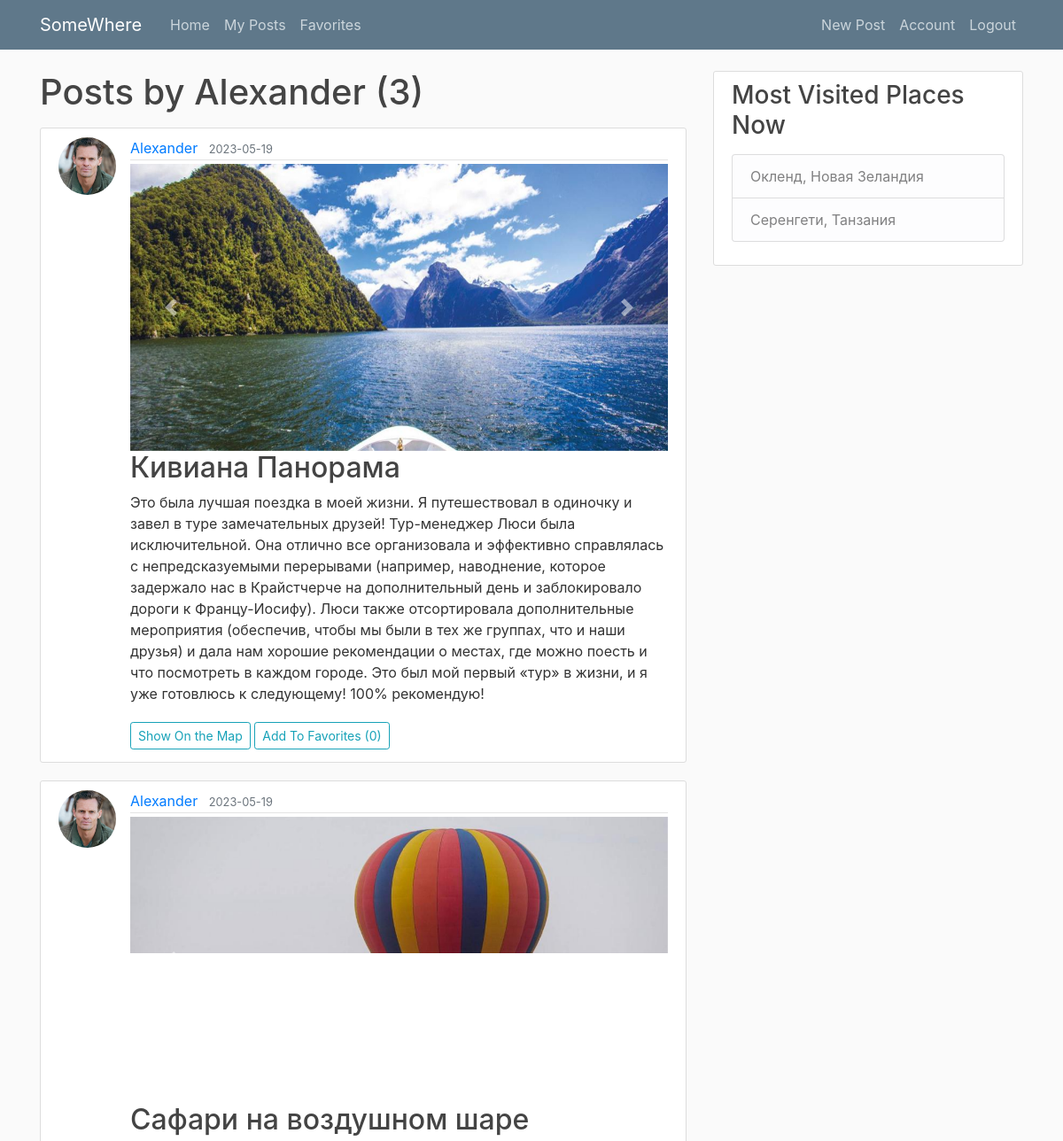
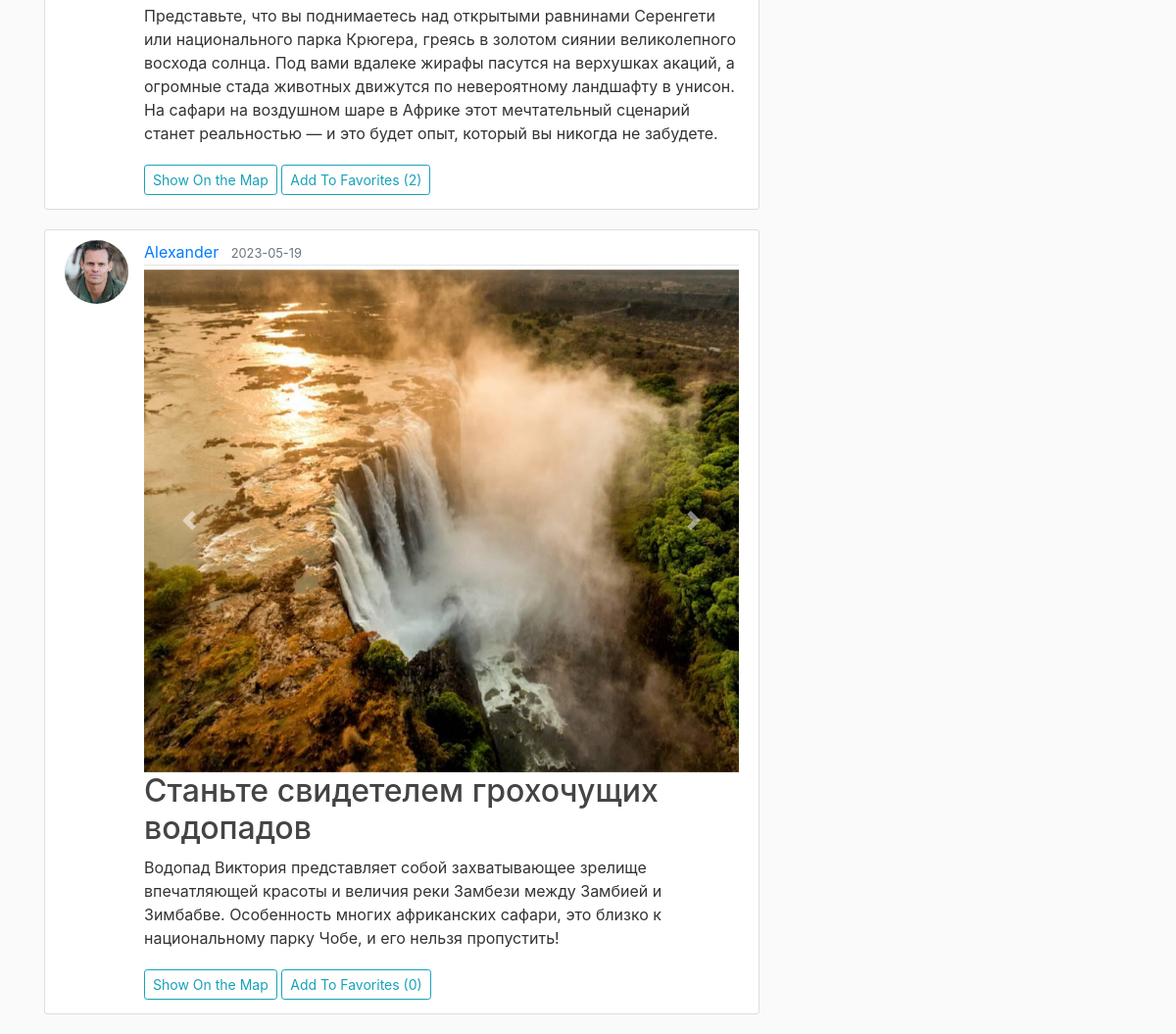
Screenshot of /user/Alexander (signed in) with the database file from the repository (2 pictures, top to bottom).
### blog/models.py (models this page shows, shortened)
class User(db.Model, UserMixin):
    id = db.Column(db.Integer, primary_key=True)
    username = db.Column(db.String(20), unique=True, nullable=False)
    email = db.Column(db.String(120), unique=True, nullable=False)
    image_file = db.Column(db.String(20), nullable=False, default='default.jpg')
    password = db.Column(db.String(60), nullable=False)
    posts = db.relationship('Post', backref='author', lazy=True)

class Post(db.Model):
    id = db.Column(db.Integer, primary_key=True)
    title = db.Column(db.String(100), nullable=False)
    date_posted = db.Column(db.DateTime, nullable=False, default=datetime.utcnow)
    content = db.Column(db.Text, nullable=False)
    user_id = db.Column(db.Integer, db.ForeignKey('user.id'), nullable=False)
    picture_1 = db.Column(db.String(20), nullable=True)
    picture_2 = db.Column(db.String(20), nullable=True)
    picture_3 = db.Column(db.String(20), nullable=True)
    place = db.Column(db.String(100), nullable=True)
    long = db.Column(db.String(20), nullable=True)
    lat = db.Column(db.String(20), nullable=True)
    fav = db.Column(db.Integer, nullable=False)

### blog/routes.py (the view)
@app.route("/user/<string:username>")
def user_posts(username):
    page = request.args.get('page', 1, type=int)
    user = User.query.filter_by(username=username).first_or_404()
    posts = Post.query.filter_by(author=user) \
        .order_by(Post.date_posted.desc()) \
        .paginate(page=page, per_page=5)
    ids = None
    if current_user.is_authenticated:
        fav = Favorites.query.filter_by(user_id=current_user.id).all()
        ids = [i.post_id for i in fav]
        if not ids:
            ids = True
    return render_template('user_posts.html', posts=posts, user=user, ids=ids)

### blog/models.py (called while the page is built)
@login_manager.user_loader
def load_user(user_id):
    return User.query.get(int(user_id))

### blog/templates/user_posts.html (shortened to what this page needs)
{% extends "layout.html" %}
{% block content %}
    <h1 class="mb-3">Posts by {{ user.username }} ({{ posts.total }})</h1>
    {% for post in posts.items %}
        <article class="media content-section">
          <img class="rounded-circle article-img" src="{{ url_for('static', filename='profile_pics/' + post.author.image_file) }}" alt="">
          <div class="media-body">
            <div class="article-metadata">
              <a class="mr-2" href="{{ url_for('user_posts', username=post.author.username) }}">{{ post.author.username }}</a>
              <small class="text-muted">{{ post.date_posted.strftime('%Y-%m-%d') }}</small>
            </div>
              <div id="carouselExampleControls{{ post.id }}" class="carousel slide" data-ride="carousel">
                  <div class="carousel-inner">
                      {% if post.picture_1 %}
                          <div class="carousel-item active">
                              <img class="d-block w-100" src="{{  url_for('static', filename='profile_pics/' + post.picture_1) }}" alt="">
                          </div>
                      {% endif %}
                      </div>
                      <a class="carousel-control-prev" href="#carouselExampleControls{{ post.id }}" role="button" data-slide="prev">
                          <span class="carousel-control-prev-icon" aria-hidden="true"></span>
                      </a>
                      <a class="carousel-control-next" href="#carouselExampleControls{{ post.id }}" role="button" data-slide="next">
                          <span class="carousel-control-next-icon" aria-hidden="true"></span>
                      </a>
             </div>
            <h2><a class="article-title" href="{{ url_for('post', post_id=post.id) }}">{{ post.title }}</a></h2>
            <p class="article-content">{{ post.content }}</p>
                      {% if post.long or post.lat %}
                          <div>
                              Longitude:
                              {{ post.long }}
                          </div>
                          <div>
                              Latitude:
                              {{ post.lat }}
                          </div>
                          <p></p>
                          <a class="btn btn-outline-info btn-sm mt-1 mb-1" href="https://www.google.com/maps/search/{{ post.long }},{{ post.lat }}" target="_blank" rel="noopener noreferrer">Show On the Map</a>
                      {% elif post.place %}
                          <a class="btn btn-outline-info btn-sm mt-1 mb-1" href="https://www.google.com/maps/search/{{ post.place }}" target="_blank" rel="noopener noreferrer">Show On the Map</a>
                      {% endif %}
                      {% if ids %}
                          {% if ids is iterable and post.id in ids %}
                              <a class="btn btn-outline-danger btn-sm mt-1 mb-1" href="{{ url_for('remove_from_favorites', post_id=post.id) }}">Remove From Favorites ({{ post.fav }})</a>
                          {% else %}
                              <a class="btn btn-outline-info btn-sm mt-1 mb-1" href="{{ url_for('add_to_favorites', post_id=post.id) }}">Add To Favorites ({{ post.fav }})</a>
                          {% endif %}
                      {% endif %}
          </div>
     </article>
    {% endfor %}
{% endblock content %}

### blog/static/main.css (style rules this page uses)
body { background: #fafafa; color: #333333; margin-top: 5rem; }
h1, h2, h3, h4, h5, h6 { color: #444444; }
.content-section { background: #ffffff; padding: 10px 20px; border: 1px solid #dddddd; border-radius: 3px; margin-bottom: 20px; }
.article-title { color: #444444; }
.article-content { white-space: pre-line; }
.article-img { height: 65px; width: 65px; margin-right: 16px; }
.article-metadata { padding-bottom: 1px; margin-bottom: 4px; border-bottom: 1px solid #e3e3e3 }

### rows the page displays
User: username "Alexander"
Post: image_file (picture), author.username "Alexander", date_posted "2023-05-19", picture_1 (picture), title "Кивиана Панорама", content "Это была лучшая поездка в моей жизни. Я путешествовал в одиночку и завел в туре замечательных друзей! Тур-менеджер Люси была исключительной. Она отлично все организовала и эффективно справлялась с непредсказуемыми перерывами (например, наводнение, которое задержало нас в Крайстчерче на дополнительный день и заблокировало дороги к Францу-Иосифу). Люси также отсортировала дополнительные мероприятия (обеспечив, чтобы мы были в тех же группах, что и наши друзья) и дала нам хорошие рекомендации о местах, где можно поесть и что посмотреть в каждом городе. Это был мой первый «тур» в жизни, и я уже готовлюсь к следующему! 100% рекомендую!", fav "0"
Post: image_file (picture), author.username "Alexander", date_posted "2023-05-19", picture_1 (picture), title "Сафари на воздушном шаре", content "Представьте, что вы поднимаетесь над открытыми равнинами Серенгети или национального парка Крюгера, греясь в золотом сиянии великолепного восхода солнца. Под вами вдалеке жирафы пасутся на верхушках акаций, а огромные стада животных движутся по невероятному ландшафту в унисон. На сафари на воздушном шаре в Африке этот мечтательный сценарий станет реальностью — и это будет опыт, который вы никогда не забудете.", fav "2"
Post: image_file (picture), author.username "Alexander", date_posted "2023-05-19", picture_1 (picture), title "Станьте свидетелем грохочущих водопадов", content "Водопад Виктория представляет собой захватывающее зрелище впечатляющей красоты и величия реки Замбези между Замбией и Зимбабве. Особенность многих африканских сафари, это близко к национальному парку Чобе, и его нельзя пропустить!", fav "0"

### other values shown
{{ posts.total }} "3"
